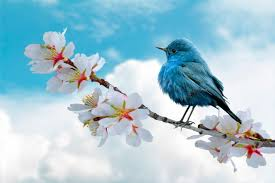
#> input picture img/2026-06-06-01.jpeg, 275 x 183 px
$ jupyter execute --allow-errors 009_data_compression_with_svd_on_optimal_singular_value.ipynb
#> lines starting #> are read from the running program, lines starting #| are printed output that depends on the picture
[cell 1]
import numpy as np
import matplotlib.pyplot as plt
import cv2
from PIL import Image
import requests
from io import BytesIO

[cell 2]
def find_optimal_n_methods(singular_values, method='energy_threshold', **kwargs):
    """
    Find optimal n using different methods.

    Methods:
    - 'energy_threshold': Keep n that preserves X% of energy (default 95%)
    - 'elbow': Find the elbow point using curvature/Knee point detection
    - 'threshold': Keep singular values above threshold * max_singular_value
    - 'mse_target': Find n that achieves target MSE
    - 'compression_target': Find n that achieves target compression ratio
    - 'manual': Use specified n value
    """

    if method == 'energy_threshold':
        # Method 1: Energy threshold (preserve X% of variance)
        energy_threshold = kwargs.get('energy_threshold', 0.95)
        squared_sv = singular_values ** 2
        total_energy = np.sum(squared_sv)
        cumulative_energy = np.cumsum(squared_sv)
        energy_ratios = cumulative_energy / total_energy
        optimal_n = np.argmax(energy_ratios >= energy_threshold) + 1
        return optimal_n, energy_ratios

    elif method == 'elbow':
        # Method 2: Elbow/Knee point detection using curvature
        # Find the point where the marginal gain drops significantly
        n_sv = len(singular_values)

        # Normalize singular values to [0,1] range
        sv_normalized = singular_values / singular_values[0]

        # Calculate differences (marginal gain)
        differences = np.diff(sv_normalized)

        # Find where the difference drops below threshold
        # Or use the "knee" point detection algorithm
        knee_threshold = kwargs.get('knee_threshold', 0.1)

        # Find first point where cumulative explained variance is high
        # but singular value magnitude is low
        for i in range(1, min(n_sv, 100)):
            if sv_normalized[i] < knee_threshold:
                optimal_n = i
                break
        else:
            optimal_n = min(50, n_sv // 10)

        # Calculate energy ratios for consistency
        squared_sv = singular_values ** 2
        total_energy = np.sum(squared_sv)
        cumulative_energy = np.cumsum(squared_sv)
        energy_ratios = cumulative_energy / total_energy

        return optimal_n, energy_ratios

    elif method == 'threshold':
        # Method 3: Keep singular values above threshold * max_singular_value
        threshold_ratio = kwargs.get('threshold_ratio', 0.01)  # 1% of max by default
        threshold_value = singular_values[0] * threshold_ratio
        optimal_n = np.sum(singular_values > threshold_value)

        # Calculate energy ratios for consistency
        squared_sv = singular_values ** 2
        total_energy = np.sum(squared_sv)
        cumulative_energy = np.cumsum(squared_sv)
        energy_ratios = cumulative_energy / total_energy

        return optimal_n, energy_ratios

    elif method == 'mse_target':
        # Method 4: Find n that achieves target MSE (requires image)
        # Note: This method needs to be called with the image data
        target_mse = kwargs.get('target_mse', 100)  # Default MSE target
        image = kwargs.get('image', None)

        if image is None:
            # Fallback to energy threshold
            print("Warning: No image provided for MSE target method, using energy threshold")
            return find_optimal_n_methods(singular_values, 'energy_threshold', energy_threshold=0.95)

        # Test different n values to find target MSE
        max_test_n = min(len(singular_values), 100)
        for n_test in range(1, max_test_n + 1):
            # Reconstruct with n_test components
            U = kwargs.get('U', None)
            Vt = kwargs.get('Vt', None)

            if U is not None and Vt is not None:
                reconstructed = U[:, :n_test] @ np.diag(singular_values[:n_test]) @ Vt[:n_test, :]
                mse = np.mean((image.astype(np.float64) - reconstructed) ** 2)

                if mse <= target_mse:
                    optimal_n = n_test
                    break
        else:
            optimal_n = max_test_n

        # Calculate energy ratios
        squared_sv = singular_values ** 2
        total_energy = np.sum(squared_sv)
        cumulative_energy = np.cumsum(squared_sv)
        energy_ratios = cumulative_energy / total_energy

        return optimal_n, energy_ratios

    elif method == 'compression_target':
        # Method 5: Find n that achieves target compression ratio
        target_ratio = kwargs.get('target_ratio', 10)  # Default 10x compression
        h, w = kwargs.get('image_shape', (100, 100))

        # Solve for n: (h*w) / (h*n + n + n*w) = target_ratio
        # (h*w) = target_ratio * (h*n + n + n*w)
        # (h*w) = target_ratio * n * (h + 1 + w)
        # n = (h*w) / (target_ratio * (h + w + 1))

        if len(kwargs.get('image_shape', ())) == 2:
            h, w = kwargs['image_shape']
            n_calculated = (h * w) / (target_ratio * (h + w + 1))
            optimal_n = max(1, min(len(singular_values), int(np.ceil(n_calculated))))
        else:
            # Fallback to energy threshold
            print("Warning: Invalid image shape for compression target, using energy threshold")
            return find_optimal_n_methods(singular_values, 'energy_threshold', energy_threshold=0.95)

        # Calculate energy ratios
        squared_sv = singular_values ** 2
        total_energy = np.sum(squared_sv)
        cumulative_energy = np.cumsum(squared_sv)
        energy_ratios = cumulative_energy / total_energy

        return optimal_n, energy_ratios

    elif method == 'manual':
        # Method 6: Manual n value
        optimal_n = kwargs.get('n_value', 50)

        # Calculate energy ratios
        squared_sv = singular_values ** 2
        total_energy = np.sum(squared_sv)
        cumulative_energy = np.cumsum(squared_sv)
        energy_ratios = cumulative_energy / total_energy

        return optimal_n, energy_ratios

    else:
        # Default to energy threshold
        print(f"Unknown method '{method}', using energy_threshold")
        return find_optimal_n_methods(singular_values, 'energy_threshold', energy_threshold=0.95)

def load_image(image_source):
    """
    Load image from file path, URL, or numpy array.
    Returns image as numpy array (RGB format).
    """
#> called with image_source = '../img/2026-06-06-01.jpeg'
    if isinstance(image_source, np.ndarray):
        # Already a numpy array
        if len(image_source.shape) == 2:
            # Grayscale, convert to RGB
            return cv2.cvtColor(image_source, cv2.COLOR_GRAY2RGB)
        return image_source

    elif isinstance(image_source, str):
        # Check if it's a URL
        if image_source.startswith(('http://', 'https://')):
            response = requests.get(image_source)
            img = Image.open(BytesIO(response.content))
            return np.array(img)
        else:
            # Local file path
            img = cv2.imread(image_source)
#> img is the input picture: shape (183, 275, 3); mean B, G, R 212, 199.2, 165.7
            if img is None:
                raise ValueError(f"Cannot load image from {image_source}")
            return cv2.cvtColor(img, cv2.COLOR_BGR2RGB)
    else:
        raise ValueError("image_source must be file path, URL, or numpy array")

def compress_image_svd(image, n=None, energy_threshold=0.95):
    """
    Compress an image using SVD with automatic n selection.

    Args:
        image: Input image (grayscale or color) as numpy array
        n: Number of components to keep (if None, auto-calculate)
        energy_threshold: Target energy preservation (if n is None)

    Returns:
        compressed_image: Reconstructed image
        n_used: Number of components used
        compression_ratio: Size reduction factor
    """
    original_dtype = image.dtype

    # Handle color images
    if len(image.shape) == 3:
        h, w, c = image.shape
        compressed_channels = []
        n_values = []

        for i in range(c):
            channel = image[:, :, i].astype(np.float64)
            U, S, Vt = np.linalg.svd(channel, full_matrices=False)

            if n is None:
                current_n, _ = find_optimal_n(S, energy_threshold)
            else:
                current_n = n

            n_values.append(current_n)

            # Truncate and reconstruct
            U_trunc = U[:, :current_n]
            S_trunc = np.diag(S[:current_n])
            Vt_trunc = Vt[:current_n, :]

            reconstructed = U_trunc @ S_trunc @ Vt_trunc
            compressed_channels.append(np.clip(reconstructed, 0, 255))

        compressed_image = np.stack(compressed_channels, axis=2).astype(original_dtype)
        n_used = int(np.mean(n_values))  # Average n across channels

        # Compression ratio calculation
        original_size = h * w * c
        compressed_size_per_channel = h * n_used + n_used + n_used * w
        compressed_size = compressed_size_per_channel * c
        compression_ratio = original_size / compressed_size

    else:
        # Grayscale image
        h, w = image.shape
        image_float = image.astype(np.float64)
        U, S, Vt = np.linalg.svd(image_float, full_matrices=False)

        if n is None:
            n_used, energy_ratios = find_optimal_n(S, energy_threshold)
        else:
            n_used = n
            _, energy_ratios = find_optimal_n(S, energy_threshold)

        U_trunc = U[:, :n_used]
        S_trunc = np.diag(S[:n_used])
        Vt_trunc = Vt[:n_used, :]

        compressed_image = U_trunc @ S_trunc @ Vt_trunc
        compressed_image = np.clip(compressed_image, 0, 255).astype(original_dtype)

        original_size = h * w
        compressed_size = h * n_used + n_used + n_used * w
        compression_ratio = original_size / compressed_size

    return compressed_image, n_used, compression_ratio

def analyze_and_compress(image_source, n_used=None, method='energy_threshold',
                         convert_to_grayscale=False, auto_show_plots=True, **kwargs):
    """
    Full analysis and compression pipeline with multiple n selection methods.

    Methods:
    - 'energy_threshold': Preserve X% of energy (use energy_threshold=0.95)
    - 'elbow': Find elbow/knee point (use knee_threshold=0.1)
    - 'threshold': Keep values above threshold (use threshold_ratio=0.01)
    - 'mse_target': Target MSE (use target_mse=100)
    - 'compression_target': Target compression ratio (use target_ratio=10)
    - 'manual': Force specific n (use n_value=50)

    Args:
        image_source: File path, URL, or numpy array
        n_used: Override n (if provided, ignores method)
        method: Method to find optimal n (if n_used is None)
        convert_to_grayscale: If True, convert output to grayscale
        auto_show_plots: Whether to display diagnostic plots
        **kwargs: Additional arguments for the selected method
    """
    # Load image
    image = load_image(image_source)
    original_image = image.copy()

    # Convert input to grayscale if requested
    if convert_to_grayscale and len(image.shape) == 3:
        image = cv2.cvtColor(image, cv2.COLOR_RGB2GRAY)
        display_image = cv2.cvtColor(image, cv2.COLOR_GRAY2RGB)
    else:
        display_image = image

    # Convert to grayscale for analysis
    if len(image.shape) == 3:
        gray = cv2.cvtColor(image, cv2.COLOR_RGB2GRAY)
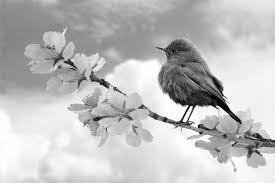
#> gray: shape (183, 275); min 0, max 255, mean 190.7
    else:
        gray = image

    # Perform SVD on grayscale for analysis
    U, S, Vt = np.linalg.svd(gray.astype(np.float64), full_matrices=False)
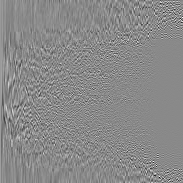
#> U: shape (183, 183) float64; min -0.578, max 0.493, mean 0.000462; drawn with min black and max white
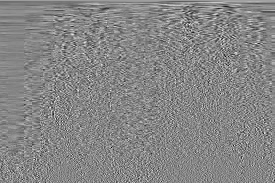
#> Vt: shape (183, 275) float64; min -0.34, max 0.306, mean 0.000346; drawn with min black and max white
#> S = 183 values, max 43164.1 at index 0, min 1.45 at index 182, mean 526.9

    # Determine n_used if not provided
    if n_used is None:
        # Add U and Vt to kwargs for methods that need them
        if method == 'mse_target':
            kwargs['U'] = U
            kwargs['Vt'] = Vt
            kwargs['image'] = gray

        if method == 'compression_target':
            kwargs['image_shape'] = gray.shape

        optimal_n, energy_ratios = find_optimal_n_methods(S, method, **kwargs)
#> in find_optimal_n_methods, `squared_sv = singular_values ** 2`: squared_sv = 183 values, max 1.86e+09 at index 0, min 2.11 at index 182, mean 10681647.6
#> in find_optimal_n_methods, `total_energy = np.sum(squared_sv)`: total_energy = 1.95e+09
#> in find_optimal_n_methods, `cumulative_energy = np.cumsum(squared_sv)`: cumulative_energy = 183 values from 1.86e+09 to 1.95e+09
#> in find_optimal_n_methods, `energy_ratios = cumulative_energy / total_energy`: energy_ratios = 183 values from 0.953 to 1
#> in find_optimal_n_methods, `optimal_n = np.argmax(energy_ratios >= energy_threshold) + 1`: optimal_n = 8
#> optimal_n = 8; energy_ratios = 183 values from 0.953 to 1
        n_used = optimal_n
#> n_used = 8
        energy_retained_analysis = energy_ratios[n_used - 1] * 100 if n_used <= len(energy_ratios) else 100
#> energy_retained_analysis = 99.1
    else:
        _, energy_ratios = find_optimal_n_methods(S, 'energy_threshold', energy_threshold=0.95)
        energy_retained_analysis = energy_ratios[min(n_used, len(energy_ratios)) - 1] * 100

    if auto_show_plots:
        # Show comparison of different methods if n_used is auto-detected
        if n_used is None:
            fig_method, axes_method = plt.subplots(2, 3, figsize=(15, 8))
            methods_to_test = ['energy_threshold', 'elbow', 'threshold', 'compression_target']

            for idx, test_method in enumerate(methods_to_test):
                row = idx // 3
                col = idx % 3

                if test_method == 'energy_threshold':
                    test_n, _ = find_optimal_n_methods(S, test_method, energy_threshold=kwargs.get('energy_threshold', 0.95))
                    axes_method[row, col].set_title(f'Energy Threshold\nn={test_n}')
                elif test_method == 'elbow':
                    test_n, _ = find_optimal_n_methods(S, test_method, knee_threshold=kwargs.get('knee_threshold', 0.1))
                    axes_method[row, col].set_title(f'Elbow Method\nn={test_n}')
                elif test_method == 'threshold':
                    test_n, _ = find_optimal_n_methods(S, test_method, threshold_ratio=kwargs.get('threshold_ratio', 0.01))
                    axes_method[row, col].set_title(f'Threshold Method\nn={test_n}')
                elif test_method == 'compression_target':
                    test_n, _ = find_optimal_n_methods(S, test_method, image_shape=gray.shape, target_ratio=kwargs.get('target_ratio', 10))
                    axes_method[row, col].set_title(f'Compression Target\nn={test_n}')

                # Show reconstruction for this method
                compressed_test, _, _ = compress_image_svd(original_image, n=test_n)
                if len(compressed_test.shape) == 3:
                    axes_method[row, col].imshow(compressed_test)
                else:
                    axes_method[row, col].imshow(compressed_test, cmap='gray')
                axes_method[row, col].axis('off')

            # Hide unused subplot
            axes_method[1, 2].axis('off')
            plt.suptitle('Comparison of Different Methods for Finding Optimal n', fontsize=14)
            plt.tight_layout()
            plt.show()

        # Main visualization
        test_ns = [1, 5, 10, 20, 50, n_used]
#> test_ns = [1, 5, 10, 20, 50, 8]
        test_ns = sorted(list(set(test_ns)))[:6]
#> test_ns = [1, 5, 8, 10, 20, 50]
        n_plots = len(test_ns)
#> n_plots = 6
        fig, axes = plt.subplots(2, n_plots, figsize=(4*n_plots, 8))

        if n_plots == 1:
            axes = axes.reshape(2, 1)

        # Show reconstructions
        for idx, test_n in enumerate(test_ns):
            if convert_to_grayscale:
                compressed, _, _ = compress_image_svd(image, n=test_n)
                if len(compressed.shape) == 2:
                    compressed_display = cv2.cvtColor(compressed, cv2.COLOR_GRAY2RGB)
                else:
                    compressed_display = compressed
            else:
                compressed_display, _, _ = compress_image_svd(original_image, n=test_n)

            axes[0, idx].imshow(compressed_display)

            if len(original_image.shape) == 3 and not convert_to_grayscale:
                h, w, c = original_image.shape
                compressed_size = (h * test_n + test_n + test_n * w) * c
                original_size = h * w * c
                ratio = original_size / compressed_size
            else:
                h, w = gray.shape
                compressed_size = h * test_n + test_n + test_n * w
                original_size = h * w
                ratio = original_size / compressed_size

            axes[0, idx].set_title(f'n={test_n}\n{ratio:.1f}x smaller', fontsize=10)
            axes[0, idx].axis('off')
#> this loop made 6 passes
#> (test_n, ratio) on passes 1 to 6: (1, 109.6), (5, 21.93), (8, 13.71), (10, 10.96), (20, 5.48), (50, 2.19)
#> pass 1, in compress_image_svd, `compressed_image = np.stack(compressed_channels, axis=2).astype(origin..`:
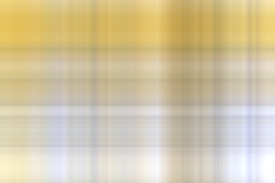
#> compressed_image: shape (183, 275, 3); mean of channels 0, 1, 2 165.6, 198.8, 211.5; drawn as B, G, R
#> pass 2, in compress_image_svd (call 2), `compressed_image = np.stack(compressed_channels, axis=2).astype(origin..`:
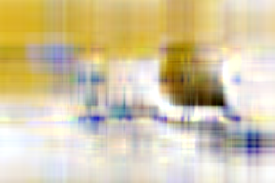
#> compressed_image: shape (183, 275, 3); mean of channels 0, 1, 2 165, 198.6, 211.2; drawn as B, G, R
#> pass 3, in compress_image_svd (call 3), `compressed_image = np.stack(compressed_channels, axis=2).astype(origin..`:
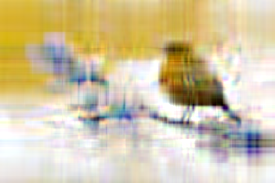
#> compressed_image: shape (183, 275, 3); mean of channels 0, 1, 2 165, 198.6, 211.1; drawn as B, G, R

        # Plot metrics
        axes[1, 0].plot(energy_ratios * 100, linewidth=2)
        axes[1, 0].set_title('Cumulative Energy', fontsize=10)
        axes[1, 0].set_xlabel('n', fontsize=8)
        axes[1, 0].set_ylabel('Energy (%)', fontsize=8)
        axes[1, 0].axvline(x=n_used, color='r', linestyle='--', label=f'n={n_used}')
        axes[1, 0].legend(fontsize=8)
        axes[1, 0].grid(True, alpha=0.3)

        axes[1, 1].semilogy(S, linewidth=2)
        axes[1, 1].set_title('Singular Values (log)', fontsize=10)
        axes[1, 1].set_xlabel('Index', fontsize=8)
        axes[1, 1].set_ylabel('log(σ)', fontsize=8)
        axes[1, 1].axvline(x=n_used, color='r', linestyle='--')
        axes[1, 1].grid(True, alpha=0.3)

        # Error vs n
        max_n = min(100, len(S))
#> max_n = 100
        n_range = range(1, max_n + 1)
        errors = []
        for test_n in n_range:
            if convert_to_grayscale:
                compressed, _, _ = compress_image_svd(image, n=test_n)
                if len(compressed.shape) == 3:
                    compressed_gray = cv2.cvtColor(compressed, cv2.COLOR_RGB2GRAY)
                else:
                    compressed_gray = compressed
            else:
                compressed, _, _ = compress_image_svd(original_image, n=test_n)
                if len(compressed.shape) == 3:
                    compressed_gray = cv2.cvtColor(compressed, cv2.COLOR_RGB2GRAY)
                else:
                    compressed_gray = compressed

            mse = np.mean((gray.astype(np.float64) - compressed_gray.astype(np.float64))**2)
            errors.append(mse)
#> this loop made 100 passes
#> mse on passes 1 to 8: 1833.9, 1076.9, 720.3, 579.2, 476.6, 420.2, 365.8, 324.9
#> pass 1, in analyze_and_compress, `compressed_gray = cv2.cvtColor(compressed, cv2.COLOR_RGB2GRAY)`:
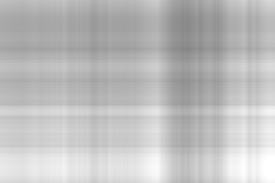
#> compressed_gray: shape (183, 275); min 132, max 255, mean 190.3
#> pass 2, in analyze_and_compress, `compressed_gray = cv2.cvtColor(compressed, cv2.COLOR_RGB2GRAY)`:
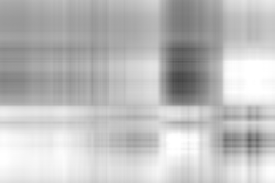
#> compressed_gray: shape (183, 275); min 69, max 255, mean 190
#> pass 3, in analyze_and_compress, `compressed, _, _ = compress_image_svd(original_image, n=test_n)`:
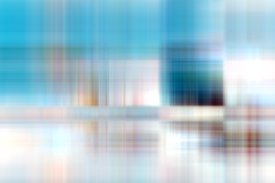
#> compressed: shape (183, 275, 3); mean R, G, B 164.9, 198.6, 211.2
#> after the loop, errors = 100 values, max 1833.9 at index 0, min 2.48 at index 99, mean 101.9

        axes[1, 2].plot(n_range, errors, linewidth=2)
        axes[1, 2].set_title('MSE vs n', fontsize=10)
        axes[1, 2].set_xlabel('n', fontsize=8)
        axes[1, 2].set_ylabel('MSE', fontsize=8)
        axes[1, 2].axvline(x=n_used, color='r', linestyle='--')
        axes[1, 2].grid(True, alpha=0.3)

        plt.tight_layout()
        plt.show()
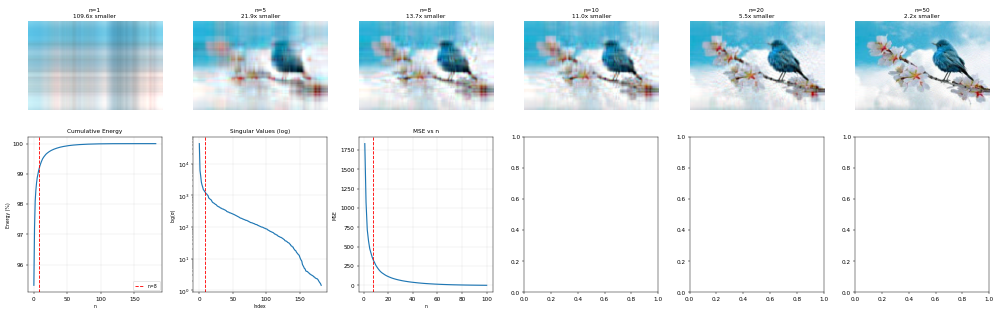
#> figure drawn by matplotlib, 9 panels; panel 7: curve peaks at x = 182, y = 100; panel 8: curve peaks at x = 0, y = 43164.1; panel 9: curve peaks at x = 1, y = 1833.9

    # Final compression
    if convert_to_grayscale:
        compressed_image, final_n, compression_ratio = compress_image_svd(image, n=n_used)
        if len(compressed_image.shape) == 3:
            compressed_image = cv2.cvtColor(compressed_image, cv2.COLOR_RGB2GRAY)
    else:
        compressed_image, final_n, compression_ratio = compress_image_svd(original_image, n=n_used)
#> final_n = 8; compression_ratio = 13.71

    # Print results
    if len(original_image.shape) == 3 and not convert_to_grayscale:
        h, w, c = original_image.shape
        original_pixels = h * w * c
#> (the rest of the program and of its run is left out)
